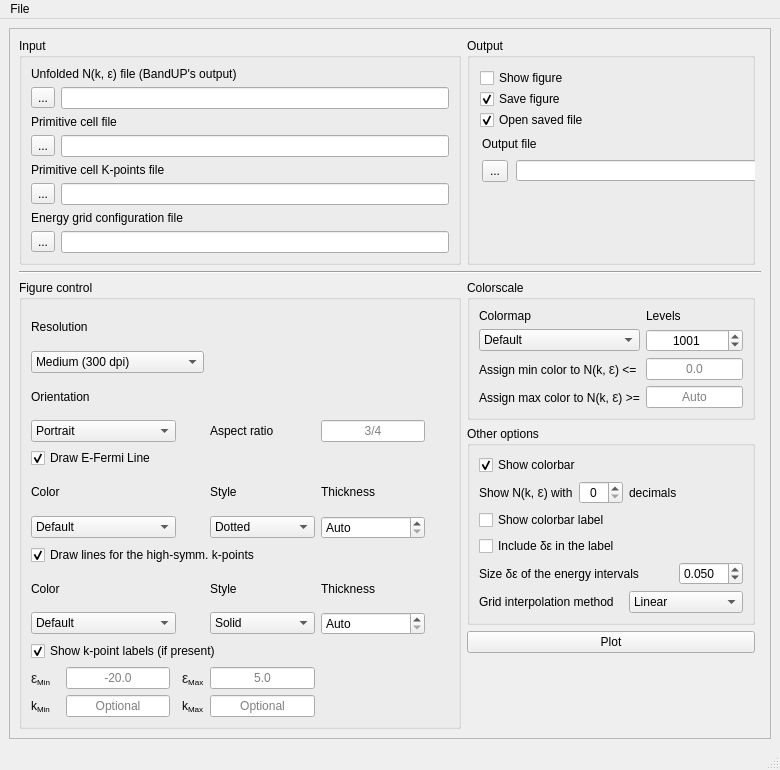
<?xml version="1.0" encoding="UTF-8"?>
<ui version="4.0">
 <author>Paulo V C Medeiros</author>
 <class>MainWindow</class>
 <widget class="QMainWindow" name="MainWindow">
  <property name="geometry">
   <rect>
    <x>0</x>
    <y>0</y>
    <width>780</width>
    <height>770</height>
   </rect>
  </property>
  <property name="sizePolicy">
   <sizepolicy hsizetype="Preferred" vsizetype="Preferred">
    <horstretch>0</horstretch>
    <verstretch>0</verstretch>
   </sizepolicy>
  </property>
  <property name="maximumSize">
   <size>
    <width>16777215</width>
    <height>16777215</height>
   </size>
  </property>
  <property name="focusPolicy">
   <enum>Qt::StrongFocus</enum>
  </property>
  <property name="windowTitle">
   <string>BandUP Plot</string>
  </property>
  <widget class="QWidget" name="centralwidget">
   <property name="enabled">
    <bool>true</bool>
   </property>
   <property name="sizePolicy">
    <sizepolicy hsizetype="Preferred" vsizetype="Preferred">
     <horstretch>0</horstretch>
     <verstretch>0</verstretch>
    </sizepolicy>
   </property>
   <layout class="QGridLayout" name="gridLayout">
    <item row="0" column="0">
     <widget class="QScrollArea" name="scrollArea">
      <property name="widgetResizable">
       <bool>true</bool>
      </property>
      <widget class="QWidget" name="scrollAreaWidgetContents">
       <property name="geometry">
        <rect>
         <x>0</x>
         <y>0</y>
         <width>772</width>
         <height>704</height>
        </rect>
       </property>
       <layout class="QGridLayout" name="gridLayout_2">
        <item row="4" column="1">
         <widget class="QPushButton" name="plot_pushButton">
          <property name="text">
           <string>Plot</string>
          </property>
         </widget>
        </item>
        <item row="2" column="1">
         <widget class="QGroupBox" name="color_stuff_groupBox">
          <property name="title">
           <string>Colorscale</string>
          </property>
          <layout class="QGridLayout" name="gridLayout_6">
           <item row="0" column="0">
            <widget class="QLabel" name="label_colormap_comboBox">
             <property name="text">
              <string>Colormap</string>
             </property>
            </widget>
           </item>
           <item row="0" column="1">
            <widget class="QLabel" name="label_n_levels_lineEdit">
             <property name="text">
              <string>Levels</string>
             </property>
            </widget>
           </item>
           <item row="1" column="0">
            <widget class="QComboBox" name="colormap_comboBox">
             <item>
              <property name="text">
               <string>Default</string>
              </property>
             </item>
            </widget>
           </item>
           <item row="1" column="1">
            <widget class="QSpinBox" name="n_levels_spinBox">
             <property name="alignment">
              <set>Qt::AlignCenter</set>
             </property>
             <property name="minimum">
              <number>1</number>
             </property>
             <property name="maximum">
              <number>9999</number>
             </property>
             <property name="value">
              <number>1001</number>
             </property>
            </widget>
           </item>
           <item row="2" column="0">
            <widget class="QLabel" name="label_vmin_lineEdit">
             <property name="toolTip">
              <string/>
             </property>
             <property name="text">
              <string>&lt;html&gt;&lt;head/&gt;&lt;body&gt;&lt;p&gt;Assign min color to N(k, &lt;span style=&quot; font-family:'sans-serif'; font-size:14px; color:#222222;&quot;&gt;ε&lt;/span&gt;) &amp;lt;=&lt;/p&gt;&lt;/body&gt;&lt;/html&gt;</string>
             </property>
             <property name="textFormat">
              <enum>Qt::RichText</enum>
             </property>
            </widget>
           </item>
           <item row="2" column="1">
            <widget class="QLineEdit" name="vmin_lineEdit">
             <property name="toolTip">
              <string>All values of δN that are smaller than this value will be associated with the same (min) color of the chosen colormap</string>
             </property>
             <property name="text">
              <string/>
             </property>
             <property name="alignment">
              <set>Qt::AlignCenter</set>
             </property>
             <property name="placeholderText">
              <string>0.0</string>
             </property>
            </widget>
           </item>
           <item row="3" column="0">
            <widget class="QLabel" name="label_vmax_lineEdit">
             <property name="text">
              <string>&lt;html&gt;&lt;head/&gt;&lt;body&gt;&lt;p&gt;Assign max color to N(k, &lt;span style=&quot; font-family:'sans-serif'; font-size:14px; color:#222222;&quot;&gt;ε&lt;/span&gt;) &amp;gt;=&lt;/p&gt;&lt;/body&gt;&lt;/html&gt;</string>
             </property>
            </widget>
           </item>
           <item row="3" column="1">
            <widget class="QLineEdit" name="vmax_lineEdit">
             <property name="toolTip">
              <string>All values of δN that are larger than this value will be associated with the same (max) color of the chosen colormap</string>
             </property>
             <property name="text">
              <string/>
             </property>
             <property name="alignment">
              <set>Qt::AlignCenter</set>
             </property>
             <property name="placeholderText">
              <string>Auto</string>
             </property>
            </widget>
           </item>
          </layout>
         </widget>
        </item>
        <item row="3" column="1">
         <widget class="QGroupBox" name="groupBox">
          <property name="title">
           <string>Other options</string>
          </property>
          <layout class="QGridLayout" name="gridLayout_7">
           <item row="0" column="0" colspan="2">
            <widget class="QCheckBox" name="show_colorbar_checkBox">
             <property name="text">
              <string>Show colorbar</string>
             </property>
             <property name="checked">
              <bool>true</bool>
             </property>
            </widget>
           </item>
           <item row="1" column="0">
            <widget class="QLabel" name="label_decimal_digits_cb_spinBox">
             <property name="text">
              <string>&lt;html&gt;&lt;head/&gt;&lt;body&gt;&lt;p&gt;Show N(k, &lt;span style=&quot; font-family:'sans-serif'; font-size:14px; color:#222222;&quot;&gt;ε&lt;/span&gt;) with&lt;/p&gt;&lt;/body&gt;&lt;/html&gt;</string>
             </property>
            </widget>
           </item>
           <item row="1" column="1">
            <widget class="QSpinBox" name="decimal_digits_cb_spinBox">
             <property name="alignment">
              <set>Qt::AlignCenter</set>
             </property>
             <property name="maximum">
              <number>4</number>
             </property>
            </widget>
           </item>
           <item row="1" column="2" colspan="2">
            <widget class="QLabel" name="label_decimal_digits_cb_spinBox_2">
             <property name="text">
              <string>decimals</string>
             </property>
            </widget>
           </item>
           <item row="2" column="0" colspan="2">
            <widget class="QCheckBox" name="show_colorbar_label_checkBox">
             <property name="enabled">
              <bool>true</bool>
             </property>
             <property name="text">
              <string>Show colorbar label</string>
             </property>
             <property name="checked">
              <bool>false</bool>
             </property>
            </widget>
           </item>
           <item row="3" column="0" colspan="4">
            <widget class="QCheckBox" name="show_colorbar_full_label_checkBox">
             <property name="enabled">
              <bool>true</bool>
             </property>
             <property name="text">
              <string>Include δε in the label</string>
             </property>
             <property name="checked">
              <bool>false</bool>
             </property>
            </widget>
           </item>
           <item row="4" column="0" colspan="3">
            <widget class="QLabel" name="label_delta_E_spinBox">
             <property name="text">
              <string>Size δε of the energy intervals</string>
             </property>
            </widget>
           </item>
           <item row="4" column="3">
            <widget class="QDoubleSpinBox" name="dE_spinBox">
             <property name="toolTip">
              <string>If set to &quot;File&quot;, then BandUP will get δE from the δN(k, E) file</string>
             </property>
             <property name="whatsThis">
              <string/>
             </property>
             <property name="decimals">
              <number>3</number>
             </property>
             <property name="singleStep">
              <double>0.010000000000000</double>
             </property>
             <property name="value">
              <double>0.050000000000000</double>
             </property>
            </widget>
           </item>
           <item row="5" column="0" colspan="2">
            <widget class="QLabel" name="label_interpolation_comboBox">
             <property name="text">
              <string>Grid interpolation method</string>
             </property>
            </widget>
           </item>
           <item row="5" column="2" colspan="2">
            <widget class="QComboBox" name="interpolation_comboBox">
             <property name="currentIndex">
              <number>1</number>
             </property>
             <item>
              <property name="text">
               <string>Nearest</string>
              </property>
             </item>
             <item>
              <property name="text">
               <string>Linear</string>
              </property>
             </item>
             <item>
              <property name="text">
               <string>Cubic</string>
              </property>
             </item>
            </widget>
           </item>
          </layout>
         </widget>
        </item>
        <item row="0" column="0">
         <widget class="QGroupBox" name="input_files_groupBox">
          <property name="title">
           <string>Input</string>
          </property>
          <layout class="QGridLayout" name="gridLayout_4">
           <item row="6" column="0" colspan="2">
            <widget class="QLabel" name="label_select_EBS_file_Button">
             <property name="text">
              <string>&lt;html&gt;&lt;head/&gt;&lt;body&gt;&lt;p&gt;Energy grid configuration file&lt;/p&gt;&lt;/body&gt;&lt;/html&gt;</string>
             </property>
            </widget>
           </item>
           <item row="5" column="1">
            <widget class="QLineEdit" name="select_pckpts_file_lineEdit">
             <property name="toolTip">
              <string>The file will be automatically detected if it is present in the folder where the program has been called</string>
             </property>
             <property name="text">
              <string/>
             </property>
             <property name="alignment">
              <set>Qt::AlignLeading|Qt::AlignLeft|Qt::AlignVCenter</set>
             </property>
            </widget>
           </item>
           <item row="1" column="0">
            <widget class="QToolButton" name="select_EBS_file_Button">
             <property name="text">
              <string>...</string>
             </property>
            </widget>
           </item>
           <item row="3" column="0">
            <widget class="QToolButton" name="select_prim_cell_file_Button">
             <property name="text">
              <string>...</string>
             </property>
            </widget>
           </item>
           <item row="7" column="0">
            <widget class="QToolButton" name="select_energy_file_Button">
             <property name="text">
              <string>...</string>
             </property>
            </widget>
           </item>
           <item row="2" column="0" colspan="2">
            <widget class="QLabel" name="label_select_pckpts_file_Button">
             <property name="text">
              <string>Primitive cell file</string>
             </property>
            </widget>
           </item>
           <item row="0" column="0" colspan="2">
            <widget class="QLabel" name="label_select_prim_cell_file_Button">
             <property name="text">
              <string>Unfolded N(k, ε) file (BandUP's output)</string>
             </property>
            </widget>
           </item>
           <item row="7" column="1">
            <widget class="QLineEdit" name="select_energy_file_lineEdit">
             <property name="toolTip">
              <string>The file will be automatically detected if it is present in the folder where the program has been called</string>
             </property>
             <property name="text">
              <string/>
             </property>
             <property name="alignment">
              <set>Qt::AlignLeading|Qt::AlignLeft|Qt::AlignVCenter</set>
             </property>
            </widget>
           </item>
           <item row="5" column="0">
            <widget class="QToolButton" name="select_pckpts_file_Button">
             <property name="text">
              <string>...</string>
             </property>
            </widget>
           </item>
           <item row="1" column="1">
            <widget class="QLineEdit" name="select_EBS_file_lineEdit">
             <property name="toolTip">
              <string>The file will be automatically detected if it is present in the folder where the program has been called</string>
             </property>
             <property name="text">
              <string/>
             </property>
             <property name="cursorPosition">
              <number>0</number>
             </property>
             <property name="alignment">
              <set>Qt::AlignLeading|Qt::AlignLeft|Qt::AlignVCenter</set>
             </property>
            </widget>
           </item>
           <item row="3" column="1">
            <widget class="QLineEdit" name="select_prim_cell_file_lineEdit">
             <property name="toolTip">
              <string>The file will be automatically detected if it is present in the folder where the program has been called</string>
             </property>
             <property name="inputMethodHints">
              <set>Qt::ImhNone</set>
             </property>
             <property name="text">
              <string/>
             </property>
             <property name="frame">
              <bool>true</bool>
             </property>
             <property name="alignment">
              <set>Qt::AlignLeading|Qt::AlignLeft|Qt::AlignVCenter</set>
             </property>
            </widget>
           </item>
           <item row="4" column="0" colspan="2">
            <widget class="QLabel" name="label_select_energy_file_Button">
             <property name="text">
              <string>Primitive cell K-points file</string>
             </property>
            </widget>
           </item>
          </layout>
         </widget>
        </item>
        <item row="1" column="0" colspan="3">
         <widget class="Line" name="line">
          <property name="orientation">
           <enum>Qt::Horizontal</enum>
          </property>
         </widget>
        </item>
        <item row="2" column="0" rowspan="4">
         <widget class="QGroupBox" name="figure_control_groupBox">
          <property name="title">
           <string>Figure control</string>
          </property>
          <layout class="QGridLayout" name="gridLayout_3">
           <item row="2" column="0" colspan="5">
            <widget class="QLabel" name="label_fig_orientation_comboBox">
             <property name="text">
              <string>Orientation</string>
             </property>
            </widget>
           </item>
           <item row="0" column="0" colspan="5">
            <widget class="QLabel" name="label_fig_resolution_comboBox">
             <property name="text">
              <string>Resolution</string>
             </property>
            </widget>
           </item>
           <item row="5" column="0">
            <widget class="QLabel" name="label_e_fermi_color_comboBox">
             <property name="text">
              <string>Color</string>
             </property>
            </widget>
           </item>
           <item row="9" column="5">
            <widget class="QDoubleSpinBox" name="high_symm_linewidth_SpinBox">
             <property name="specialValueText">
              <string>Auto</string>
             </property>
             <property name="singleStep">
              <double>0.050000000000000</double>
             </property>
            </widget>
           </item>
           <item row="6" column="4">
            <widget class="QComboBox" name="e_fermi_line_style_comboBox">
             <property name="currentIndex">
              <number>3</number>
             </property>
             <item>
              <property name="text">
               <string>Solid</string>
              </property>
             </item>
             <item>
              <property name="text">
               <string>Dashed</string>
              </property>
             </item>
             <item>
              <property name="text">
               <string>DashDot</string>
              </property>
             </item>
             <item>
              <property name="text">
               <string>Dotted</string>
              </property>
             </item>
            </widget>
           </item>
           <item row="7" column="0" colspan="10">
            <widget class="QCheckBox" name="draw_hygh_symm_kpts_lines_checkBox">
             <property name="text">
              <string>Draw lines for the high-symm. k-points</string>
             </property>
             <property name="checked">
              <bool>true</bool>
             </property>
            </widget>
           </item>
           <item row="8" column="0">
            <widget class="QLabel" name="label_high_symm_lines_color_comboBox">
             <property name="text">
              <string>Color</string>
             </property>
            </widget>
           </item>
           <item row="10" column="0" colspan="9">
            <widget class="QCheckBox" name="draw_high_symm_kpts_labels_checkBox">
             <property name="text">
              <string>Show k-point labels (if present)</string>
             </property>
             <property name="checked">
              <bool>true</bool>
             </property>
            </widget>
           </item>
           <item row="4" column="0" colspan="6">
            <widget class="QCheckBox" name="draw_e_fermi_checkBox">
             <property name="text">
              <string>Draw E-Fermi Line</string>
             </property>
             <property name="checked">
              <bool>true</bool>
             </property>
            </widget>
           </item>
           <item row="8" column="4">
            <widget class="QLabel" name="label_high_symm_lines_style_comboBox">
             <property name="text">
              <string>Style</string>
             </property>
            </widget>
           </item>
           <item row="5" column="5">
            <widget class="QLabel" name="label_e_fermi_linewidth_SpinBox">
             <property name="text">
              <string>Thickness</string>
             </property>
            </widget>
           </item>
           <item row="8" column="5">
            <widget class="QLabel" name="label_high_symm_linewidth_SpinBox">
             <property name="text">
              <string>Thickness</string>
             </property>
            </widget>
           </item>
           <item row="12" column="0">
            <widget class="QLabel" name="label_min_k_lineEdit">
             <property name="text">
              <string>&lt;html&gt;&lt;head/&gt;&lt;body&gt;&lt;p&gt;k&lt;span style=&quot; vertical-align:sub;&quot;&gt;Min&lt;/span&gt;&lt;/p&gt;&lt;/body&gt;&lt;/html&gt;</string>
             </property>
            </widget>
           </item>
           <item row="11" column="0">
            <widget class="QLabel" name="label_min_E_lineEdit">
             <property name="text">
              <string>&lt;html&gt;&lt;head/&gt;&lt;body&gt;&lt;p&gt;&lt;span style=&quot; font-family:'sans-serif'; font-size:14px; color:#222222;&quot;&gt;ε&lt;/span&gt;&lt;span style=&quot; vertical-align:sub;&quot;&gt;Min&lt;/span&gt;&lt;/p&gt;&lt;/body&gt;&lt;/html&gt;</string>
             </property>
            </widget>
           </item>
           <item row="5" column="4">
            <widget class="QLabel" name="label_e_fermi_line_style_comboBox">
             <property name="text">
              <string>Style</string>
             </property>
            </widget>
           </item>
           <item row="9" column="4">
            <widget class="QComboBox" name="high_symm_lines_style_comboBox">
             <item>
              <property name="text">
               <string>Solid</string>
              </property>
             </item>
             <item>
              <property name="text">
               <string>Dashed</string>
              </property>
             </item>
             <item>
              <property name="text">
               <string>DashDot</string>
              </property>
             </item>
             <item>
              <property name="text">
               <string>Dotted</string>
              </property>
             </item>
            </widget>
           </item>
           <item row="9" column="0" colspan="3">
            <widget class="QComboBox" name="high_symm_lines_color_comboBox">
             <item>
              <property name="text">
               <string>Default</string>
              </property>
             </item>
            </widget>
           </item>
           <item row="12" column="1">
            <widget class="QLineEdit" name="min_k_lineEdit">
             <property name="toolTip">
              <string>Use this if you want to zoom in. Mind that this may change the values of δN (due to interpolation)</string>
             </property>
             <property name="text">
              <string/>
             </property>
             <property name="alignment">
              <set>Qt::AlignCenter</set>
             </property>
             <property name="placeholderText">
              <string>Optional</string>
             </property>
            </widget>
           </item>
           <item row="11" column="1">
            <widget class="QLineEdit" name="min_E_lineEdit">
             <property name="toolTip">
              <string>Use this if you want to zoom in or out. Mind that this may change the values of δN (due to interpolation)</string>
             </property>
             <property name="text">
              <string/>
             </property>
             <property name="alignment">
              <set>Qt::AlignCenter</set>
             </property>
             <property name="placeholderText">
              <string>-20.0</string>
             </property>
            </widget>
           </item>
           <item row="11" column="4">
            <widget class="QLineEdit" name="max_E_lineEdit">
             <property name="toolTip">
              <string>Use this if you want to zoom in or out. Mind that this may change the values of δN (due to interpolation)</string>
             </property>
             <property name="text">
              <string/>
             </property>
             <property name="alignment">
              <set>Qt::AlignCenter</set>
             </property>
             <property name="placeholderText">
              <string>5.0</string>
             </property>
            </widget>
           </item>
           <item row="3" column="0" colspan="3">
            <widget class="QComboBox" name="fig_orientation_comboBox">
             <item>
              <property name="text">
               <string>Portrait</string>
              </property>
             </item>
             <item>
              <property name="text">
               <string>Landscape</string>
              </property>
             </item>
            </widget>
           </item>
           <item row="12" column="4">
            <widget class="QLineEdit" name="max_k_lineEdit">
             <property name="toolTip">
              <string>Use this if you want to zoom in. Mind that this may change the values of δN (due to interpolation)</string>
             </property>
             <property name="text">
              <string/>
             </property>
             <property name="alignment">
              <set>Qt::AlignCenter</set>
             </property>
             <property name="placeholderText">
              <string>Optional</string>
             </property>
            </widget>
           </item>
           <item row="6" column="5">
            <widget class="QDoubleSpinBox" name="e_fermi_linewidth_SpinBox">
             <property name="specialValueText">
              <string>Auto</string>
             </property>
             <property name="singleStep">
              <double>0.050000000000000</double>
             </property>
            </widget>
           </item>
           <item row="6" column="0" colspan="3">
            <widget class="QComboBox" name="e_fermi_color_comboBox">
             <item>
              <property name="text">
               <string>Default</string>
              </property>
             </item>
            </widget>
           </item>
           <item row="3" column="4">
            <widget class="QLabel" name="label_aspect_ratio_lineEdit">
             <property name="text">
              <string>Aspect ratio</string>
             </property>
            </widget>
           </item>
           <item row="3" column="5">
            <widget class="QLineEdit" name="aspect_ratio_lineEdit">
             <property name="text">
              <string notr="true"/>
             </property>
             <property name="alignment">
              <set>Qt::AlignCenter</set>
             </property>
             <property name="placeholderText">
              <string>3/4</string>
             </property>
            </widget>
           </item>
           <item row="11" column="3">
            <widget class="QLabel" name="label_max_E_lineEdit">
             <property name="text">
              <string>&lt;html&gt;&lt;head/&gt;&lt;body&gt;&lt;p&gt;&lt;span style=&quot; font-family:'sans-serif'; font-size:14px; color:#222222;&quot;&gt;ε&lt;/span&gt;&lt;span style=&quot; vertical-align:sub;&quot;&gt;Max&lt;/span&gt;&lt;/p&gt;&lt;/body&gt;&lt;/html&gt;</string>
             </property>
            </widget>
           </item>
           <item row="12" column="3">
            <widget class="QLabel" name="label_max_k_lineEdit">
             <property name="text">
              <string>&lt;html&gt;&lt;head/&gt;&lt;body&gt;&lt;p&gt;k&lt;span style=&quot; vertical-align:sub;&quot;&gt;Max&lt;/span&gt;&lt;/p&gt;&lt;/body&gt;&lt;/html&gt;</string>
             </property>
            </widget>
           </item>
           <item row="1" column="0" colspan="4">
            <widget class="QComboBox" name="fig_resolution_comboBox">
             <property name="currentIndex">
              <number>1</number>
             </property>
             <item>
              <property name="text">
               <string>Low (100 dpi)</string>
              </property>
             </item>
             <item>
              <property name="text">
               <string>Medium (300 dpi)</string>
              </property>
             </item>
             <item>
              <property name="text">
               <string>High (600 dpi)</string>
              </property>
             </item>
            </widget>
           </item>
          </layout>
          <zorder>label_min_E_lineEdit</zorder>
          <zorder>label_min_k_lineEdit</zorder>
          <zorder>label_high_symm_lines_color_comboBox</zorder>
          <zorder>draw_hygh_symm_kpts_lines_checkBox</zorder>
          <zorder>label_e_fermi_color_comboBox</zorder>
          <zorder>draw_e_fermi_checkBox</zorder>
          <zorder>label_fig_orientation_comboBox</zorder>
          <zorder>label_fig_resolution_comboBox</zorder>
          <zorder>fig_resolution_comboBox</zorder>
          <zorder>fig_orientation_comboBox</zorder>
          <zorder>e_fermi_color_comboBox</zorder>
          <zorder>high_symm_lines_color_comboBox</zorder>
          <zorder>draw_high_symm_kpts_labels_checkBox</zorder>
          <zorder>min_E_lineEdit</zorder>
          <zorder>min_k_lineEdit</zorder>
          <zorder>high_symm_lines_style_comboBox</zorder>
          <zorder>high_symm_linewidth_SpinBox</zorder>
          <zorder>label_high_symm_lines_style_comboBox</zorder>
          <zorder>label_high_symm_linewidth_SpinBox</zorder>
          <zorder>e_fermi_line_style_comboBox</zorder>
          <zorder>label_e_fermi_line_style_comboBox</zorder>
          <zorder>e_fermi_linewidth_SpinBox</zorder>
          <zorder>label_e_fermi_linewidth_SpinBox</zorder>
          <zorder>max_E_lineEdit</zorder>
          <zorder>max_k_lineEdit</zorder>
          <zorder>label_aspect_ratio_lineEdit</zorder>
          <zorder>aspect_ratio_lineEdit</zorder>
          <zorder>label_max_E_lineEdit</zorder>
          <zorder>label_max_k_lineEdit</zorder>
         </widget>
        </item>
        <item row="0" column="1">
         <widget class="QGroupBox" name="output_file_groupBox">
          <property name="title">
           <string>Output</string>
          </property>
          <widget class="QCheckBox" name="show_figure_checkBox">
           <property name="geometry">
            <rect>
             <x>13</x>
             <y>30</y>
             <width>98</width>
             <height>20</height>
            </rect>
           </property>
           <property name="text">
            <string>Show figure</string>
           </property>
           <property name="checked">
            <bool>false</bool>
           </property>
          </widget>
          <widget class="QCheckBox" name="save_figure_checkBox">
           <property name="geometry">
            <rect>
             <x>13</x>
             <y>51</y>
             <width>94</width>
             <height>20</height>
            </rect>
           </property>
           <property name="text">
            <string>Save figure</string>
           </property>
           <property name="checked">
            <bool>true</bool>
           </property>
          </widget>
          <widget class="QCheckBox" name="open_saved_file_checkBox">
           <property name="geometry">
            <rect>
             <x>13</x>
             <y>72</y>
             <width>120</width>
             <height>20</height>
            </rect>
           </property>
           <property name="text">
            <string>Open saved file</string>
           </property>
           <property name="checked">
            <bool>true</bool>
           </property>
          </widget>
          <widget class="QToolButton" name="select_out_figure_file_Button">
           <property name="geometry">
            <rect>
             <x>15</x>
             <y>122</y>
             <width>26</width>
             <height>22</height>
            </rect>
           </property>
           <property name="text">
            <string>...</string>
           </property>
          </widget>
          <widget class="QLabel" name="label_select_out_figure_file_Button">
           <property name="geometry">
            <rect>
             <x>15</x>
             <y>98</y>
             <width>64</width>
             <height>16</height>
            </rect>
           </property>
           <property name="text">
            <string>Output file</string>
           </property>
          </widget>
          <widget class="QLineEdit" name="select_out_figure_file_lineEdit">
           <property name="geometry">
            <rect>
             <x>49</x>
             <y>122</y>
             <width>241</width>
             <height>21</height>
            </rect>
           </property>
           <property name="toolTip">
            <string>Example: BandUP_EBS_plot.png</string>
           </property>
           <property name="text">
            <string/>
           </property>
           <property name="cursorPosition">
            <number>0</number>
           </property>
           <property name="alignment">
            <set>Qt::AlignLeading|Qt::AlignLeft|Qt::AlignVCenter</set>
           </property>
          </widget>
         </widget>
        </item>
       </layout>
      </widget>
     </widget>
    </item>
   </layout>
  </widget>
  <widget class="QStatusBar" name="statusbar"/>
  <widget class="QMenuBar" name="menubar">
   <property name="geometry">
    <rect>
     <x>0</x>
     <y>0</y>
     <width>780</width>
     <height>22</height>
    </rect>
   </property>
   <widget class="QMenu" name="menuFile">
    <property name="title">
     <string>File</string>
    </property>
    <addaction name="actionExit"/>
   </widget>
   <addaction name="menuFile"/>
  </widget>
  <action name="actionExit">
   <property name="text">
    <string>Exit</string>
   </property>
  </action>
  <action name="actionAbout">
   <property name="text">
    <string>About</string>
   </property>
  </action>
 </widget>
 <resources/>
 <connections>
  <connection>
   <sender>actionExit</sender>
   <signal>triggered()</signal>
   <receiver>MainWindow</receiver>
   <slot>close()</slot>
   <hints>
    <hint type="sourcelabel">
     <x>-1</x>
     <y>-1</y>
    </hint>
    <hint type="destinationlabel">
     <x>320</x>
     <y>369</y>
    </hint>
   </hints>
  </connection>
 </connections>
</ui>
